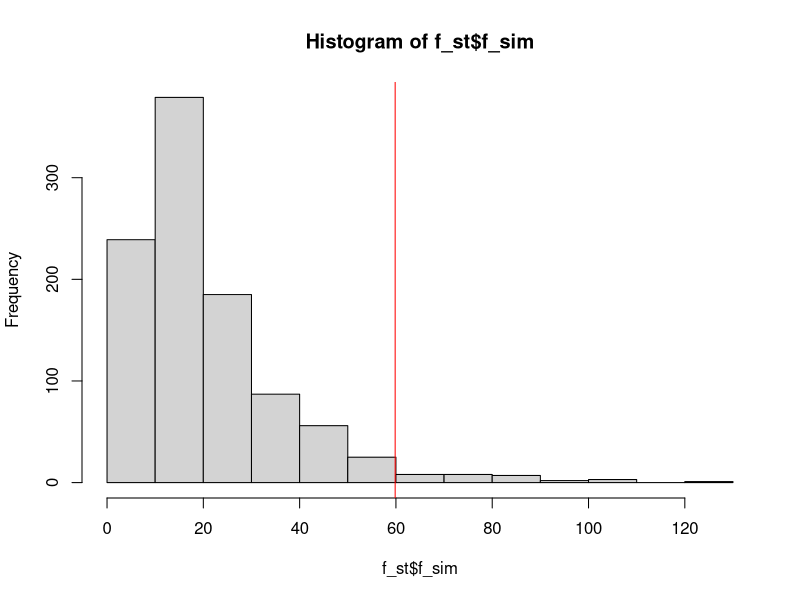

Reproduce this figure in R.
# create some simulated data

create_data <- function() {
  set.seed(10)
  n_nodes <- 100
  nodes <- data.frame(id = 1:n_nodes,
                      sex = sample(c("F", "M"), n_nodes, replace=T),
                      grid = sample(LETTERS[1:2], n_nodes, replace=T))
  
  # model for network
  p_sex <- matrix(c(0.5,1,1,0.5), 2, 2) # twice as likely contact for dyad
  p_grid <- matrix(c(1,0,0,1), 2, 2) # no cross-grid
  p_contact <- 0.3
  
  # model for contacts on network
  c_sex <- matrix(c(1,2,2,1), 2, 2) # twice as likely number of contacts for dyad
  c_grid <- matrix(c(2,0,0,3), 2, 2) # grid B more likely contact than grid A
  
  # simulate network
  network <- matrix(NA, nrow(nodes), nrow(nodes))
  rownames(network) <- nodes$id
  colnames(network) <- nodes$id
  for (i in nodes$id) {
    for (j in nodes$id) {
      p <- p_sex[nodes$sex[i], nodes$sex[j]] * p_grid[nodes$grid[i], nodes$grid[j]] * p_contact
      log_c <- c_sex[nodes$sex[i], nodes$sex[j]] + c_grid[nodes$grid[i], nodes$grid[j]]
      network[i,j] <- rpois(1, p*exp(log_c))
    }
  }
  # make symmetric
  for (i in seq_len(nrow(network)-1)) {
    for (j in i + seq_len(nrow(network)-i)) {
      network[i,j] <- network[j,i] <- network[i,j] + network[j,i]
    }
    network[i,i] <- 0
  }
}


####
# read in data for possums
library(dplyr)

node_data <- read.csv("cont_level_for_mod.csv", stringsAsFactors=FALSE)

# FIXME: possum ID 15 is in grid C, so there's some errors in the data
node_data$grid[node_data$pos_e == 15] <- "CD"
node_data$grid[node_data$pos_e == 42 & node_data$id == 34] <- "CD"
node_data$grid[node_data$pos_e == 61 & node_data$id == 113] <- "CD"
# FIXME:

# find the unique possums and their sex and grid
node_test   <- node_data %>% select(id, sex, grid) %>% mutate(grid=ifelse(grid != "CD", grid, NA))
node_second <- node_data %>% select(id=pos_e, sex=sex_e, grid) %>% mutate(grid=ifelse(grid != "CD", grid, NA))

node_test <- rbind(node_test, node_second) %>% unique %>% arrange(id) %>% mutate(sex = ifelse(sex==1, "M", "F"))

node_test <- node_test %>% group_by(id) %>% summarise(sex = ifelse(length(unique(sex)) == 1, sex[1], "NA"), grid = ifelse(length(unique(na.omit(grid))) == 1, unique(na.omit(grid))[1], "NA"))

# finally combine groups C+D as there's not really another suitable way of dealing with them
nodes <- node_test %>% mutate(grid = ifelse(grid == "C" | grid == "D", "CD", grid))

# now the network
network <- matrix(0, nrow(node_test), nrow(node_test))
rownames(network) <- node_test$id
colnames(network) <- node_test$id
for (i in 1:nrow(node_data)) {
  row <- node_data[i,]
  network[as.character(row$id), as.character(row$pos_e)] <- row$contacts
  network[as.character(row$pos_e), as.character(row$id)] <- row$contacts
}
sum(network > 0)
####

# thus, we work within-grid to work out the average contact of same-sex vs different-sex
test_stat3 <- function(network, group, cov_levels, cov_map) {

  test_stat_inner <- function(net, cov_levels, cov_map) {
    #    sums <- numeric(length(cov_levels))
    g <- length(cov_levels)
    means <- numeric(g)
    vars  <- numeric(g)
    n     <- numeric(g)
    for (i in 1:g) {
      means[i] <- mean(net[cov_map == cov_levels[i]])
      vars[i] <- var(as.numeric(net[cov_map == cov_levels[i]]))
      n[i] <- sum(cov_map == cov_levels[i]) # NOTE: This will be constant
    }
    var_g <- var(means)
    var_r <- sum((n-1)*vars)/sum((n-1)) # weighted avg of residual variance
    (var_g / (g-1)) / (var_r / (sum(n)-g))
  }
  
  outer <- tapply(1:nrow(nodes), group, c)
  stat <- 0
  for (i in 1:length(outer)) {
    stat <- stat + test_stat_inner(network[ outer[[i]], outer[[i]] ],
                                   cov_levels,
                                   cov_map[ outer[[i]], outer[[i]] ])
  }
  stat
}

# network is the network of contacts
# group is the grouping (permutation of observations is done within group)
# effect is the variable under study at the node level (n levels)
# we want to know whether the n^2 - choose(n,2)/2 combinations at the node level differ.
permanet <- function(network, group, effect, iterations = 1000) {

  n_obs <- length(group)

  # create an adjacency network on the effect variable
  # all combinations of effect variable are considered (i.e. 1,2,3 would produce 11,12,13,22,23,33)
  eff_long <- expand.grid(effect, effect)
  eff_long <- factor(apply(eff_long,1,function(x) { paste0(sort(x),collapse="") }))
  eff_net  <- matrix(eff_long, n_obs, n_obs)

  # f-statistic on the data
  f_data <- test_stat3(network, group, levels(eff_long), eff_net)

  # generate some random iterations
  ord <- matrix(NA, iterations, n_obs)
  for (it in seq_len(iterations)) {
  }

  # observations in each group
  group_obs <- tapply(1:n_obs, group, c)
  f_sim  <- numeric(iterations)
  for (it in seq_len(iterations)) {
    # permute the observations within each group
    ord <- numeric(n_obs)
    for (i in 1:length(group_obs)) {
      ord[group_obs[[i]]] <- (1:n_obs)[sample(group_obs[[i]])]
    }
    # and evaluate our f-statistic for the simulation
    f_sim[it] <- test_stat3(network, group[ord], levels(eff_long), eff_net[ord,ord])
    if (it %% 100 == 0) {
      cat("up to iteration", it, "of", iterations, "\n")
    }
  }
  list(p=sum(f_data <= f_sim)/iterations, f_data=f_data, f_sim=f_sim)
}

f_st <- permanet(log(network+1), nodes$grid, nodes$sex)
print(f_st$p)

# do a histogram
hist(f_st$f_sim)
abline(v=f_st$f_data, col="red")

# do a regression on original data
node_data <- node_data %>% mutate(jm_grid = ifelse(grid == "A" | grid == "B", grid, "CD"))

anova(lm(log(contacts+1) ~ jm_grid + as.factor(dyad), data=node_data))
